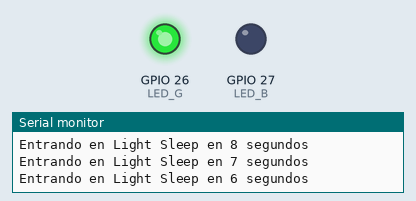
Recording of a sketch running on a simulated ESP32. Parts: output pins drawn as LEDs (lit = HIGH), the last lines printed to the serial monitor.

Above: at 5.0 s.
At 10.5 s:
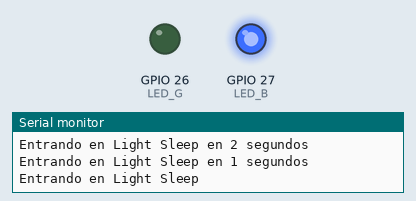
At 11.6 s:
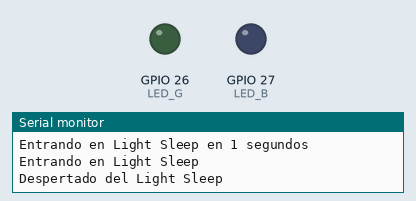
Timing chart, 0 to 15.7 s (numbered marks = the images above):
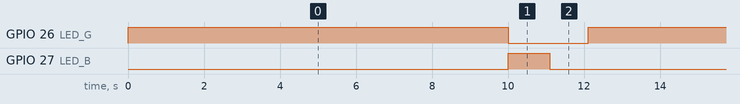

Measured:
- by itself, GPIO 26 (LED_G): alternates HIGH for 10.0 s and LOW for 2.1 s
- by itself, GPIO 27 (LED_B): alternates HIGH for 1.1 s and LOW for 11.0 s
- by itself, everything shown: repeats every 12.1 s, in 3 steps

The sketch:

CodEner.ino
```cpp
#include <esp_sleep.h>

#define LED_G 26
#define LED_B 27

void tareaActiva() {

  Serial.println("Sistema ACTIVO");

  digitalWrite(LED_G, HIGH);

  for (int i = 10; i > 0; i--) {
    Serial.printf("Entrando en Light Sleep en %d segundos\n", i);
    delay(1000);
  }

  digitalWrite(LED_G, LOW);
}

void entrarLightSleep() {

  Serial.println("Entrando en Light Sleep");

  digitalWrite(LED_B, HIGH);

  // Despertar después de 5 segundos
  esp_sleep_enable_timer_wakeup(5000000);

  delay(100);
  Serial.flush();

  esp_light_sleep_start();

  digitalWrite(LED_B, LOW);

  Serial.println("Despertado del Light Sleep");
}

void setup() {

  Serial.begin(115200);

  pinMode(LED_G, OUTPUT);
  pinMode(LED_B, OUTPUT);

  Serial.println("Sistema iniciado");
}

void loop() {

  tareaActiva();

  entrarLightSleep();

  delay(1000);
}
```
